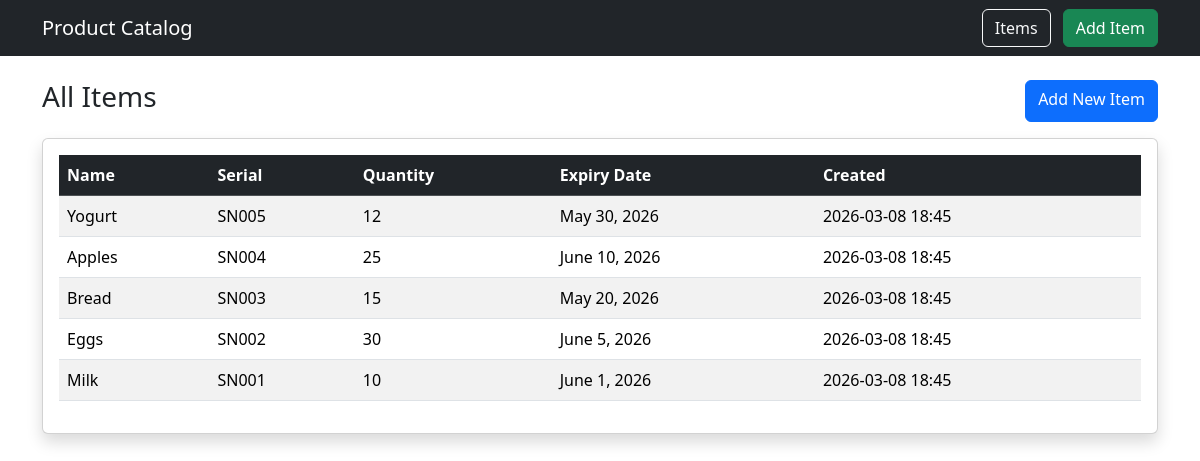
The app's page /items/ with its own data.
### catalog/models.py (models this page shows, shortened)
class Item(models.Model):
    name = models.CharField(
        max_length=100
    )
    expiry_date = models.DateField()
    quantity = models.PositiveIntegerField(
        validators=[MinValueValidator(1)]
    )
    serial_number = models.CharField(
        max_length=50,
        unique=True
    )
    notes = models.TextField(
        blank=True,
        null=True
    )
    created_at = models.DateTimeField(
        auto_now_add=True
    )

### catalog/views.py (the view)
# urls.py: path('items/', views.item_list, name='item_list'),
def item_list(request):
    items = Item.objects.all().order_by('-created_at')   # newest first
    return render(request, 'catalog/item_list.html', {'items': items})

### catalog/templates/catalog/item_list.html
{% extends "catalog/base.html" %}
{% block content %}
<div class="d-flex justify-content-between mb-3">
<h3>All Items</h3>
<a href="/add/" class="btn btn-primary">
Add New Item
</a>
</div>
<div class="card shadow">
<div class="card-body">
<table class="table table-striped table-hover">
<thead class="table-dark">
<tr>
<th>Name</th>
<th>Serial</th>
<th>Quantity</th>
<th>Expiry Date</th>
<th>Created</th>
</tr>
</thead>
<tbody>
{% for item in items %}
<tr>
<td>{{ item.name }}</td>
<td>{{ item.serial_number }}</td>
<td>{{ item.quantity }}</td>
<td>{{ item.expiry_date }}</td>
<td>{{ item.created_at|date:"Y-m-d H:i" }}</td>
</tr>
{% empty %}
<tr>
<td colspan="5" class="text-center text-muted">
No items in catalog
</td>
</tr>
{% endfor %}
</tbody>
</table>
</div>
</div>
{% endblock %}

### catalog/templates/catalog/base.html (shortened to what this page needs)
<!DOCTYPE html>
<html lang="en">
<head>
<link href="https://cdn.jsdelivr.net/npm/bootstrap@5.3.2/dist/css/bootstrap.min.css" rel="stylesheet">
</head>
<body>
<nav class="navbar navbar-expand-lg navbar-dark bg-dark">
  <div class="container">
    <a class="navbar-brand" href="/items/">Product Catalog</a>
    <div>
      <a class="btn btn-outline-light me-2" href="/items/">Items</a>
      <a class="btn btn-success" href="/add/">Add Item</a>
    </div>
  </div>
</nav>
<div class="container mt-4">
{% block content %}
{% endblock %}
</div>
</body>
</html>

### records on screen
Item: name "Yogurt", serial_number "SN005", quantity "12", expiry_date "May 30, 2026", created_at "2026-03-08 18:45"
Item: name "Apples", serial_number "SN004", quantity "25", expiry_date "June 10, 2026", created_at "2026-03-08 18:45"
Item: name "Bread", serial_number "SN003", quantity "15", expiry_date "May 20, 2026", created_at "2026-03-08 18:45"
Item: name "Eggs", serial_number "SN002", quantity "30", expiry_date "June 5, 2026", created_at "2026-03-08 18:45"
Item: name "Milk", serial_number "SN001", quantity "10", expiry_date "June 1, 2026", created_at "2026-03-08 18:45"
